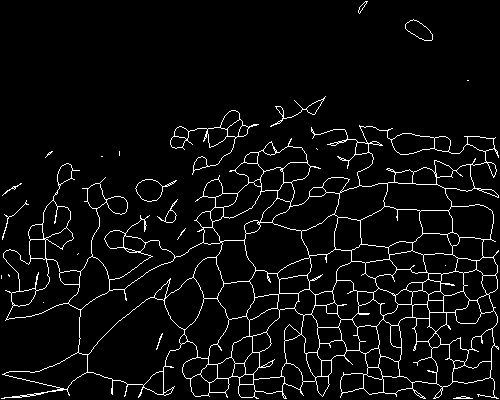
#> input picture final-test-set/connected_skeletons/2-4_connected.png, 500 x 400 px
$ python -i connect_endpoints.py   (imports and definitions only)
#> lines starting #> are read from the running program, lines starting #| are printed output that depends on the picture; after the words box and inside, x2 and y2 are one past the last pixel; in counts of white or black regions, pixels touching at a corner belong together
from PIL import Image
import numpy as np
import matplotlib.pyplot as plt
from scipy.ndimage import binary_dilation, binary_erosion
from skimage.morphology import skeletonize
import cv2
import glob
import os

def find_endpoints(skeleton):
    """Find endpoints of the skeleton."""
    kernel = np.array([[1, 1, 1],
                       [1, 0, 1],
                       [1, 1, 1]], dtype=np.uint8)
    neighbor_count = cv2.filter2D(skeleton.astype(np.uint8), -1, kernel)
    endpoints = (skeleton == 1) & (neighbor_count == 1)
    y_coords, x_coords = np.where(endpoints)
    return list(zip(x_coords, y_coords))

def find_intersection_points(skeleton):
    """Find intersection points (junctions) in the skeleton."""
    kernel = np.array([[1, 1, 1],
                       [1, 0, 1],
                       [1, 1, 1]], dtype=np.uint8)
    neighbor_count = cv2.filter2D(skeleton.astype(np.uint8), -1, kernel)
    intersections = (skeleton == 1) & (neighbor_count > 2)
    y_coords, x_coords = np.where(intersections)
    return list(zip(x_coords, y_coords))

def get_neighbors(point, skeleton):
    """Get all skeleton neighbors of a point."""
    x, y = point
    neighbors = []
    for dx in [-1, 0, 1]:
        for dy in [-1, 0, 1]:
            if dx == 0 and dy == 0:
                continue
            nx, ny = x + dx, y + dy
            if (0 <= ny < skeleton.shape[0] and 0 <= nx < skeleton.shape[1] and
                skeleton[ny, nx] == 1):
                neighbors.append((nx, ny))
    return neighbors

def trace_branch_from_endpoint(endpoint, skeleton, max_length=50):
    """Trace a branch from an endpoint to get its direction and length."""
    path = [endpoint]
    current = endpoint
    visited = {current}

    while len(path) < max_length:
        neighbors = get_neighbors(current, skeleton)
        unvisited_neighbors = [n for n in neighbors if n not in visited]

        if len(unvisited_neighbors) == 0:
            break
        elif len(unvisited_neighbors) == 1:
            current = unvisited_neighbors[0]
            visited.add(current)
            path.append(current)
        else:
            # Hit a junction, stop here
            break

    return path

def get_branch_direction(branch_path):
    """Get the direction vector of a branch from its path."""
    if len(branch_path) < 2:
        return None

    # Use weighted average focusing on the last part of the branch
    if len(branch_path) <= 3:
        # Short branch - use simple direction
        start = branch_path[0]
        end = branch_path[-1]
        dx = end[0] - start[0]
        dy = end[1] - start[1]
    else:
        # Longer branch - use weighted direction with emphasis on endpoint
        dx_sum = 0
        dy_sum = 0
        total_weight = 0

        for i in range(len(branch_path) - 1):
            # Weight increases towards the endpoint
            weight = (i + 1) ** 2  # Quadratic weighting
            p1 = branch_path[i]
            p2 = branch_path[i + 1]

            segment_dx = p2[0] - p1[0]
            segment_dy = p2[1] - p1[1]

            dx_sum += segment_dx * weight
            dy_sum += segment_dy * weight
            total_weight += weight

        if total_weight > 0:
            dx = dx_sum / total_weight
            dy = dy_sum / total_weight
        else:
            return None

    # Normalize
    length = np.sqrt(dx**2 + dy**2)
    if length == 0:
        return None

    return (dx / length, dy / length)

def is_in_search_cone(from_point, to_point, direction, cone_angle_degrees=120):
    """Check if to_point is within the search cone from from_point in the given direction."""
    if direction is None:
        return True  # If no direction, allow all angles

    # Vector from from_point to to_point
    dx = to_point[0] - from_point[0]
    dy = to_point[1] - from_point[1]

    # Normalize
    length = np.sqrt(dx**2 + dy**2)
    if length == 0:
        return False

    dx /= length
    dy /= length

    # Calculate angle between direction and vector to target
    dot_product = direction[0] * dx + direction[1] * dy

    # Clamp dot product to valid range for arccos
    dot_product = np.clip(dot_product, -1.0, 1.0)
    angle_radians = np.arccos(dot_product)
    angle_degrees = np.degrees(angle_radians)

    return angle_degrees <= cone_angle_degrees / 2

def find_closest_endpoint_in_cone(endpoint, branch_path, all_endpoints, all_intersections, skeleton, baseline_distance=25):
    """Find the closest endpoint or intersection within the search cone."""
    branch_length = len(branch_path)
    direction = get_branch_direction(branch_path)

    # Calculate maximum search distance based on branch length
    max_search_distance = max(baseline_distance, int(branch_length * 1.5))

    print(f"    Endpoint at {endpoint}: branch length {branch_length}, max search {max_search_distance}")

    best_target = None
    min_distance = float('inf')
    target_type = None

    # Check all endpoints
    for other_endpoint in all_endpoints:
        if other_endpoint == endpoint:
            continue

        # Calculate distance
        distance = np.sqrt((other_endpoint[0] - endpoint[0])**2 +
                          (other_endpoint[1] - endpoint[1])**2)

        # Skip if too far
        if distance > max_search_distance:
            continue

        # Check if in search cone (120 degrees)
        if not is_in_search_cone(endpoint, other_endpoint, direction, cone_angle_degrees=120):
            continue

        # This is a valid target
        if distance < min_distance:
            min_distance = distance
            best_target = other_endpoint
            target_type = "endpoint"

    # Also check all intersections
    for intersection in all_intersections:
        # Calculate distance
        distance = np.sqrt((intersection[0] - endpoint[0])**2 +
                          (intersection[1] - endpoint[1])**2)

        # Skip if too far
        if distance > max_search_distance:
            continue

        # Check if in search cone (120 degrees)
        if not is_in_search_cone(endpoint, intersection, direction, cone_angle_degrees=120):
            continue

        # This is a valid target
        if distance < min_distance:
            min_distance = distance
            best_target = intersection
            target_type = "intersection"

    if best_target:
        print(f"      Found {target_type} at {best_target}, distance: {min_distance:.1f}")
    else:
        print(f"      No valid target found in cone")

    return best_target, min_distance if best_target else None, target_type

def create_connection_line(point1, point2):
    """Create a line between two points using Bresenham's algorithm."""
    x1, y1 = point1
    x2, y2 = point2

    points = []
    dx = abs(x2 - x1)
    dy = abs(y2 - y1)
    sx = 1 if x1 < x2 else -1
    sy = 1 if y1 < y2 else -1
    err = dx - dy

    x, y = x1, y1
    while True:
        points.append((x, y))

        if x == x2 and y == y2:
            break

        e2 = 2 * err
        if e2 > -dy:
            err -= dy
            x += sx
        if e2 < dx:
            err += dx
            y += sy

    return points

def connect_endpoints(skeleton, baseline_distance=15):
    """Connect endpoints to other nearby endpoints or intersections within search cones."""
    endpoints = find_endpoints(skeleton)
    intersections = find_intersection_points(skeleton)
    print(f"Found {len(endpoints)} endpoints and {len(intersections)} intersections to process")

    if len(endpoints) < 1:
        print("No endpoints to connect")
        return skeleton, []

    # Get branch information for each endpoint
    endpoint_info = {}
    for endpoint in endpoints:
        branch_path = trace_branch_from_endpoint(endpoint, skeleton)
        endpoint_info[endpoint] = {
            'path': branch_path,
            'length': len(branch_path),
            'direction': get_branch_direction(branch_path)
        }

    connected_skeleton = skeleton.copy()
    connections_made = []
    used_endpoints = set()

    # Sort endpoints by branch length (longer branches get priority)
    sorted_endpoints = sorted(endpoints, key=lambda ep: endpoint_info[ep]['length'], reverse=True)

    for endpoint in sorted_endpoints:
        if endpoint in used_endpoints:
            continue

        branch_info = endpoint_info[endpoint]

        # Find closest valid target (endpoint or intersection)
        target_point, distance, target_type = find_closest_endpoint_in_cone(
            endpoint, branch_info['path'], endpoints, intersections, skeleton, baseline_distance
        )

        if target_point:
            # Don't connect to already used endpoints, but intersections are always fair game
            if target_type == "endpoint" and target_point in used_endpoints:
                continue

            # Create connection
            connection_line = create_connection_line(endpoint, target_point)

            # Add connection to skeleton
            for x, y in connection_line:
                if (0 <= y < connected_skeleton.shape[0] and
                    0 <= x < connected_skeleton.shape[1]):
                    connected_skeleton[y, x] = 1

            connections_made.append({
                'from': endpoint,
                'to': target_point,
                'distance': distance,
                'from_length': branch_info['length'],
                'target_type': target_type,
                'line': connection_line
            })

            # Mark endpoint as used (but not intersections, they can have multiple connections)
            used_endpoints.add(endpoint)
            if target_type == "endpoint":
                used_endpoints.add(target_point)

            print(f"  ✓ Connected {endpoint} to {target_type} {target_point} (distance: {distance:.1f})")

    print(f"Made {len(connections_made)} connections")
    return connected_skeleton, connections_made

def process_skeleton_file(skeleton_path, num_iterations=3):
    """Process a single skeleton file to connect endpoints with multiple iterations."""
#> called with skeleton_path = 'connected_skeletons/2-4_connected.png', num_iterations = 3
    # Load skeleton
    skeleton_img = Image.open(skeleton_path).convert('L')
#> skeleton_img is the input picture: PIL image 500x400 L; 5% white in thin lines or dots
    skeleton_array = np.array(skeleton_img)
    skeleton = (skeleton_array > 128).astype(np.uint8)
#> skeleton: shape (400, 500); values 0 (black) and 1 (white), 5% white in thin lines or dots

    print(f"\nProcessing: {skeleton_path}")

    # Get initial statistics
    initial_endpoints = find_endpoints(skeleton)
#> in find_endpoints, `neighbor_count = cv2.filter2D(skeleton.astype(np.uint8), -1, kernel)`:
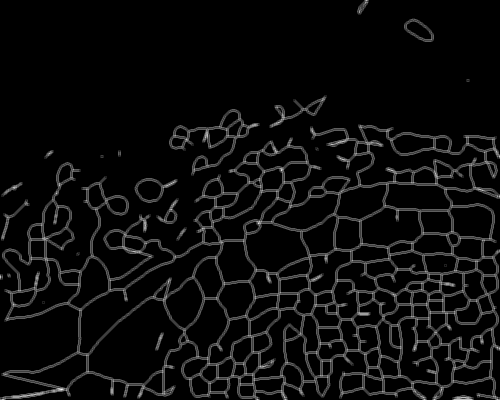
#> neighbor_count: shape (400, 500); min 0, max 8, mean 0.399; drawn with min black and max white
#> in find_endpoints, `endpoints = (skeleton == 1) & (neighbor_count == 1)`:
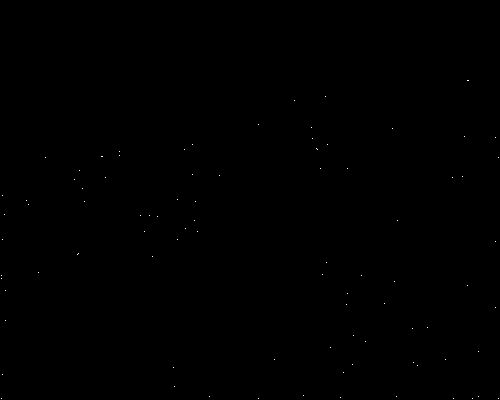
#> endpoints: shape (400, 500) bool; 0.05% white in thin lines or dots, all inside (x1, y1, x2, y2) = (1, 80, 499, 399)
#> in find_endpoints, `y_coords, x_coords = np.where(endpoints)`: y_coords = 91 values from 80 to 398; x_coords = 91 values, max 498 at index 20, min 1 at index 55, mean 256.7
#> initial_endpoints = 91 pairs, first value 1 to 498, second value 80 to 398
    initial_intersections = find_intersection_points(skeleton)
#> in find_intersection_points, `intersections = (skeleton == 1) & (neighbor_count > 2)`:
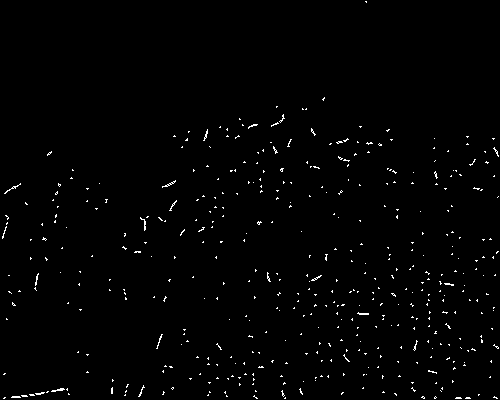
#> intersections: shape (400, 500) bool; 1.1% white in thin lines or dots
#> in find_intersection_points, `y_coords, x_coords = np.where(intersections)`: y_coords = 2232 values from 1 to 398; x_coords = 2232 values, max 498 at index 296, min 2 at index 866, mean 276.1
#> initial_intersections = 2232 pairs, first value 2 to 498, second value 1 to 398
    print(f"Initial: {len(initial_endpoints)} endpoints, {len(initial_intersections)} intersections")
#| Initial: 91 endpoints, 2232 intersections

    # Create figure for all iterations
    fig, axes = plt.subplots(num_iterations + 1, 3, figsize=(15, 5*(num_iterations + 1)))

    # Show original in first row
    axes[0, 0].imshow(skeleton, cmap='gray')
    if initial_endpoints:
        end_y, end_x = zip(*[(p[1], p[0]) for p in initial_endpoints])
#> end_y = 91 values from 80 to 398; end_x = 91 values, max 498 at index 20, min 1 at index 55, mean 256.7
        axes[0, 0].scatter(end_x, end_y, c='blue', s=30, marker='s', alpha=0.8, label='Endpoints')
    if initial_intersections:
        int_y, int_x = zip(*[(p[1], p[0]) for p in initial_intersections])
#> int_y = 2232 values from 1 to 398; int_x has the same summary as x_coords in find_intersection_points
        axes[0, 0].scatter(int_x, int_y, c='red', s=30, marker='o', alpha=0.8, label='Intersections')
    axes[0, 0].set_title(f'Original\n{len(initial_endpoints)} endpoints, {len(initial_intersections)} intersections')
    axes[0, 0].legend()
    axes[0, 0].axis('off')

    # Hide unused plots in first row
    axes[0, 1].axis('off')
    axes[0, 2].axis('off')

    # Process multiple iterations
    current_skeleton = skeleton.copy()
    all_connections = []

    for iteration in range(num_iterations):
        print(f"\nIteration {iteration + 1}/{num_iterations}")

        # Connect endpoints for this iteration
        connected_skeleton, connections = connect_endpoints(current_skeleton)
        all_connections.extend(connections)

        # Get statistics for this iteration
        iter_endpoints = find_endpoints(connected_skeleton)
        iter_intersections = find_intersection_points(connected_skeleton)

        # Show results for this iteration
        row = iteration + 1

        # Original with current endpoints
        axes[row, 0].imshow(current_skeleton, cmap='gray')
        cur_endpoints = find_endpoints(current_skeleton)
        cur_intersections = find_intersection_points(current_skeleton)
        if cur_endpoints:
            end_y, end_x = zip(*[(p[1], p[0]) for p in cur_endpoints])
            axes[row, 0].scatter(end_x, end_y, c='blue', s=30, marker='s', alpha=0.8)
        if cur_intersections:
            int_y, int_x = zip(*[(p[1], p[0]) for p in cur_intersections])
            axes[row, 0].scatter(int_x, int_y, c='red', s=30, marker='o', alpha=0.8)
        axes[row, 0].set_title(f'Before Iteration {iteration + 1}\n{len(cur_endpoints)} endpoints')
        axes[row, 0].axis('off')

        # Connections made this iteration
        axes[row, 1].imshow(current_skeleton, cmap='gray')
        endpoint_connections = [c for c in connections if c['target_type'] == 'endpoint']
        intersection_connections = [c for c in connections if c['target_type'] == 'intersection']

        # Draw connections
        for i, conn in enumerate(endpoint_connections):
            from_point = conn['from']
            to_point = conn['to']
            color = plt.cm.Set3(i % 12)
            axes[row, 1].plot([from_point[0], to_point[0]], [from_point[1], to_point[1]],
                        color=color, linewidth=3, alpha=0.8, linestyle='-')

        for i, conn in enumerate(intersection_connections):
            from_point = conn['from']
            to_point = conn['to']
            color = plt.cm.Set1(i % 9)
            axes[row, 1].plot([from_point[0], to_point[0]], [from_point[1], to_point[1]],
                        color=color, linewidth=3, alpha=0.8, linestyle='--')

        axes[row, 1].set_title(f'Iteration {iteration + 1} Connections\n{len(connections)} made')
        axes[row, 1].axis('off')

        # Result after this iteration
        axes[row, 2].imshow(connected_skeleton, cmap='gray')
        if iter_endpoints:
            end_y, end_x = zip(*[(p[1], p[0]) for p in iter_endpoints])
            axes[row, 2].scatter(end_x, end_y, c='blue', s=30, marker='s', alpha=0.8)
        if iter_intersections:
            int_y, int_x = zip(*[(p[1], p[0]) for p in iter_intersections])
            axes[row, 2].scatter(int_x, int_y, c='red', s=30, marker='o', alpha=0.8)
        axes[row, 2].set_title(f'After Iteration {iteration + 1}\n{len(iter_endpoints)} endpoints')
        axes[row, 2].axis('off')

        # Update for next iteration
        current_skeleton = connected_skeleton.copy()

        # Break if no more connections can be made
        if len(connections) == 0:
            print(f"No more connections possible after iteration {iteration + 1}")
            break
#> this loop made 3 passes
#| Found 91 endpoints and 2232 intersections to process
#|     Endpoint at (294, 100): branch length 9, max search 15
#> (further printed lines are left out)
#> after the loop, all_connections = 255 items

    plt.suptitle(f'Endpoint Connection ({num_iterations} iterations): {os.path.basename(skeleton_path)}')
    plt.tight_layout()
    plt.show()
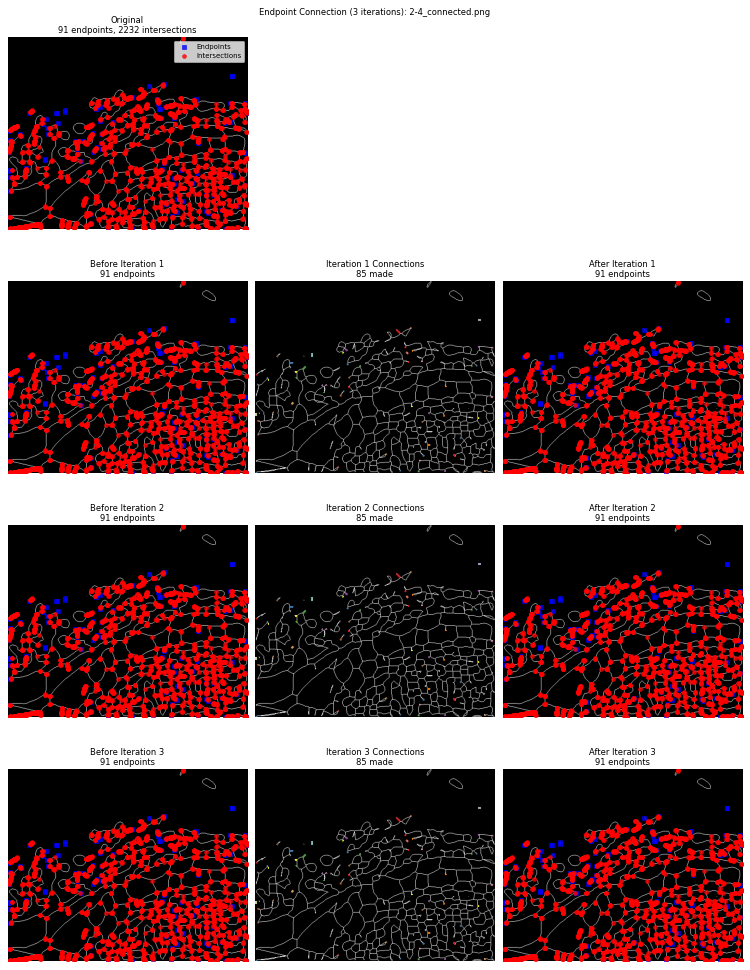
#> figure drawn by matplotlib, 10 panels

    return current_skeleton, all_connections

# [79 lines left out: functions save_connected_results, main, not called in this run]

# [2 lines not run here, left out]

>>> result = process_skeleton_file('connected_skeletons/2-4_connected.png')

$ run again, on final-test-set/connected_skeletons/M_6_connected.png
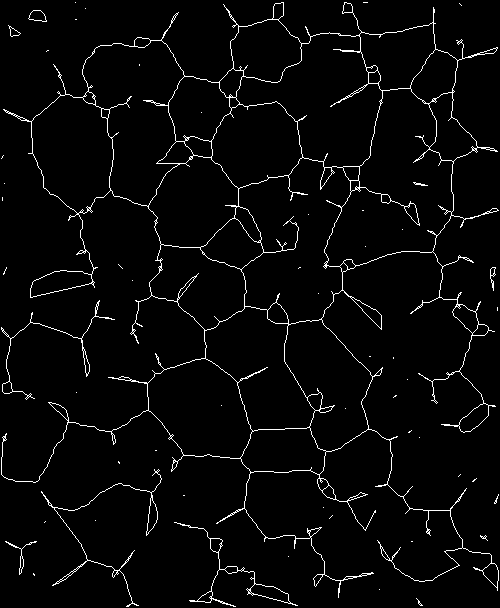
#> input picture final-test-set/connected_skeletons/M_6_connected.png, 500 x 608 px
#> in process_skeleton_file, skeleton_img is the input picture: PIL image 500x608 L; 3.2% white in thin lines or dots
#> skeleton: shape (608, 500); values 0 (black) and 1 (white), 3.2% white in thin lines or dots
#> in find_endpoints, `neighbor_count = cv2.filter2D(skeleton.astype(np.uint8), -1, kernel)`:
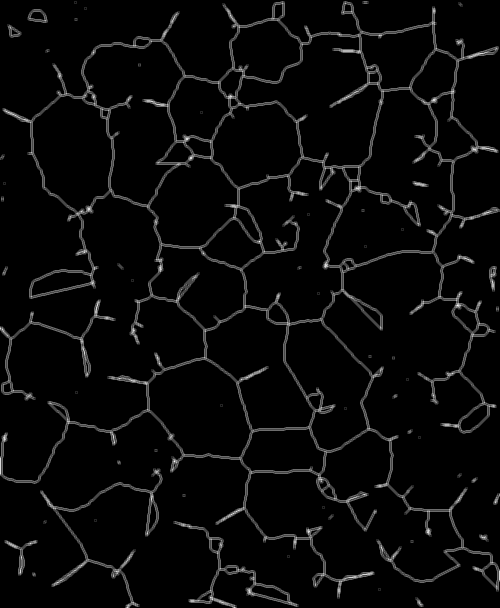
#> neighbor_count: shape (608, 500); min 0, max 7, mean 0.255; drawn with min black and max white
#> in find_endpoints, `y_coords, x_coords = np.where(endpoints)`: y_coords = 116 values from 2 to 606; x_coords = 116 values, max 498 at index 90, min 1 at index 30, mean 278
#> initial_endpoints = 116 pairs, first value 1 to 498, second value 2 to 606
#> in find_intersection_points, `intersections = (skeleton == 1) & (neighbor_count > 2)`:
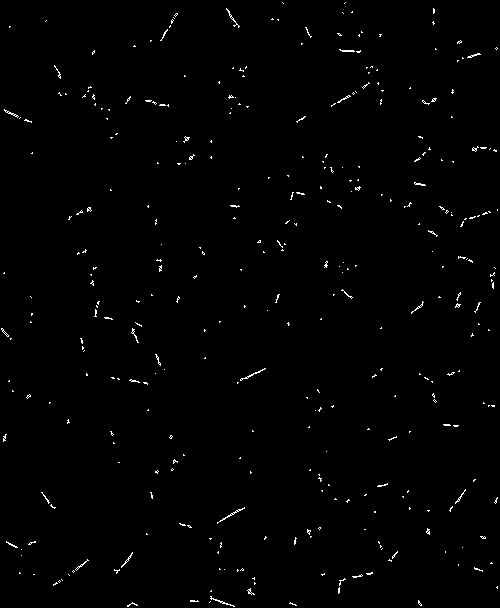
#> intersections: shape (608, 500) bool; 0.86% white in thin lines or dots
#> in find_intersection_points, `y_coords, x_coords = np.where(intersections)`: y_coords = 2629 values from 2 to 606; x_coords = 2629 values, max 497 at index 176, min 1 at index 1469, mean 270.3
#> initial_intersections = 2629 pairs, first value 1 to 497, second value 2 to 606
#| Initial: 116 endpoints, 2629 intersections
#> in process_skeleton_file, `end_y, end_x = zip(*[(p[1], p[0]) for p in initial_endpoints])`: end_y = 116 values from 2 to 606; end_x = 116 values, max 498 at index 90, min 1 at index 30, mean 278
#> in process_skeleton_file, `int_y, int_x = zip(*[(p[1], p[0]) for p in initial_intersections])`: int_y = 2629 values from 2 to 606; int_x has the same summary as x_coords in find_intersection_points
#> the loop in process_skeleton_file, `for iteration in range(num_iterations):` made 3 passes
#| Found 116 endpoints and 2629 intersections to process
#> (further printed lines are left out)
#> after the loop in process_skeleton_file, `for iteration in range(num_iterations):`: all_connections = 291 items
